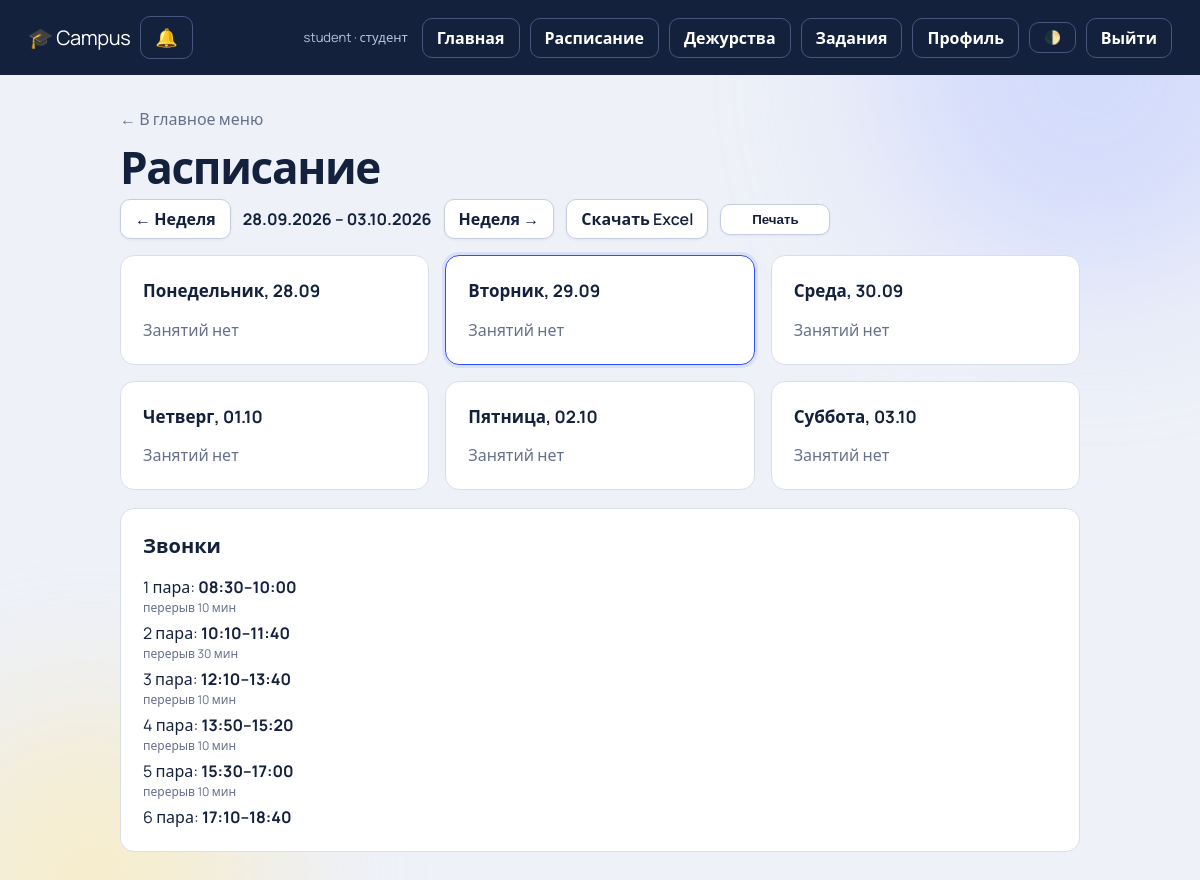
The app's page /schedule (signed in) with its own data.
### tables this page shows
CREATE TABLE bells(id INTEGER PRIMARY KEY, num INTEGER UNIQUE NOT NULL, start TEXT NOT NULL, end TEXT NOT NULL);

### campus/app.py (the view)
@app.route("/schedule")
def schedule():
    if "uid" not in session: return redirect(url_for("login"))
    d, off = db(), request.args.get("week", 0, type=int)
    gid, tid, groups = scope(d)
    mon = date.today() - timedelta(days=date.today().weekday()) + timedelta(weeks=off)
    occ = occurrences(d, mon, mon + timedelta(days=5), gid=gid, tid=tid)
    days = []
    for i in range(6):
        day = mon + timedelta(days=i); lst = [o for o in occ if o["day"] == day.isoformat()]
        if gid or tid:
            for x, y in zip(lst, lst[1:]):
                g = minutes(y["start"]) - minutes(x["end"])
                if g > 0: y["gap_label"] = gap_label(g)
        days.append(dict(date=day, lst=lst))
    is_teacher = session.get("role") == "teacher"
    return render_template("schedule.html", days=days, off=off, gid=gid if gid and gid > 0 else None, groups=groups, wd=WDF,
                           today=date.today(), bells=bell_rows(d.execute("SELECT * FROM bells ORDER BY num").fetchall()),
                           is_teacher=is_teacher, show_group_filter=bool(groups))

### campus/app.py (called while the page is built, shortened)
def db():
    if "db" not in g:
        g.db = sqlite3.connect(DB); g.db.row_factory = sqlite3.Row
        g.db.execute("PRAGMA foreign_keys=ON")
    return g.db

def minutes(t):
    h, m = map(int, t.split(":"))
    return h * 60 + m

def gap_label(m):
    return f"перерыв {m} мин" if m <= 40 else f"окно {m // 60} ч {m % 60} мин" if m % 60 else f"окно {m // 60} ч"

def occurrences(c, start, end, gid=None, tid=None):
    bells = {b["id"]: b for b in c.execute("SELECT * FROM bells")}
    rows = c.execute("""SELECT s.*, g.name gname, sub.name sname, t.name tname FROM schedule s
      JOIN groups g ON g.id=s.group_id JOIN subjects sub ON sub.id=s.subject_id JOIN users t ON t.id=s.teacher_id""").fetchall()
    ch = {(x["schedule_id"], x["day"]): x for x in c.execute(
        "SELECT c.*, u.name tname FROM changes c LEFT JOIN users u ON u.id=c.teacher_id")}
    out, d = [], start
    while d <= end:
        iso, par = d.isoformat(), 1 if d.isocalendar()[1] % 2 else 2
        for s in rows:
            if s["day"]:
                if s["day"] != iso: continue
            elif s["weekday"] != d.weekday() or s["parity"] not in (0, par):
                continue
        d += timedelta(days=1)
    out.sort(key=lambda o: (o["day"], o["start"]))
    return out

@app.context_processor
def inject():
    unread = 0
    if session.get("uid"):
        try:
            r = db().execute("SELECT COUNT(*) FROM notifications WHERE user_id=? AND read=0",
                             (session["uid"],)).fetchone()
            unread = r[0] if r else 0
        except Exception:
            unread = 0
    return dict(now=datetime.now(), WDF=WDF, notif_unread=unread)

def bell_rows(bells):
    out = []
    for i, b in enumerate(bells):
        r = dict(b)
        if i:
            g = minutes(b["start"]) - minutes(bells[i - 1]["end"])
            r["gap_label"] = gap_label(g) if g > 0 else None
        out.append(r)
    return out

def scope(d):
    r = session["role"]
    if r == "student":
        return d.execute("SELECT group_id FROM users WHERE id=?", (session["uid"],)).fetchone()[0] or -1, None, None

### templates/schedule.html (shortened to what this page needs)
{% extends "base.html" %}{% block title %}Расписание — Campus{% endblock %}
{% block content %}<a class="back" href="{{ url_for('index') }}">← В главное меню</a><h1 class="in">Расписание</h1>
<div class="wk in" style="--i:1">
<a class="btn ghost" href="{{ url_for('schedule', week=off - 1, group=gid) }}">← Неделя</a>
<b>{{ days[0].date.strftime('%d.%m.%Y') }} – {{ days[5].date.strftime('%d.%m.%Y') }}</b>
<a class="btn ghost" href="{{ url_for('schedule', week=off + 1, group=gid) }}">Неделя →</a>
<a class="btn ghost noprint" href="{{ url_for('schedule_xlsx', week=off, group=gid) }}">Скачать Excel</a>
<button class="btn ghost noprint" onclick="window.print()">Печать</button>
</div>
<div class="days">{% for dd in days %}<div class="card day in {{ 'today' if dd.date == today }}" style="--i:{{ loop.index + 1 }}" data-date="{{ dd.date.isoformat() }}"><h2>{{ wd[loop.index0] }}, {{ dd.date.strftime('%d.%m') }}</h2>
{% for o in dd.lst %}{% if o.gap_label %}<div class="gap">{{ o.gap_label }}</div>{% endif %}
<div class="it {{ o.status }}" data-start="{{ o.start }}" data-end="{{ o.end }}"><div class="it-head"><b>{{ o.num }} пара, {{ o.start }}–{{ o.end }}</b>{% if o.status == 'cancel' %}<span class="badge bad">Отменено</span>{% elif o.status == 'replace' %}<span class="badge">Замена</span>{% endif %}<span class="badge now-badge" style="display:none;background:var(--ok);color:#fff">Сейчас</span></div>
<div class="it-subj">{{ o.sname }}</div>
<div class="it-meta">
<span class="group-badge" title="Группа">{{ o.gname }}</span>
<span class="meta-item">{{ o.tname }}{% if o.status == 'replace' and o.tname != o.orig_tname %} <em>(вместо {{ o.orig_tname }})</em>{% endif %}</span>
<span class="meta-item">ауд. {{ o.room or '—' }}</span>
</div>
{% if o.note %}<div class="it-note">{{ o.note }}</div>{% endif %}
{% if is_teacher and o.status != 'cancel' %}<a class="it-link noprint" href="{{ url_for('journal', gid=o.gid, sid=o.sid) }}">Журнал →</a>{% endif %}
</div>
{% else %}<p class="sub" style="margin:0">Занятий нет</p>{% endfor %}</div>{% endfor %}</div>
<div class="card in" style="margin-top:18px"><h2>Звонки</h2>{% for b in bells %}{% if b.gap_label %}<div class="gap" style="text-align:left;margin:0 0 4px">{{ b.gap_label }}</div>{% endif %}<div>{{ b.num }} пара: <b>{{ b.start }}–{{ b.end }}</b></div>{% endfor %}</div>
{% endblock %}

### templates/base.html (shortened to what this page needs)
<!doctype html>
<html lang="ru"><head><meta charset="utf-8"><meta name="viewport" content="width=device-width,initial-scale=1,viewport-fit=cover">
<link rel="stylesheet" href="{{ url_for('static', filename='style.css') }}"><link rel="stylesheet" href="{{ url_for('static', filename='extra.css') }}">
</head>
<body><div class="blob b1"></div><div class="blob b2"></div>
{% if session.uid %}<header>
<a class="logo" href="{{ url_for('index') }}">🎓 Campus</a>
<a class="btn ghost notif-btn noprint" href="{{ url_for('notifications_page') }}" title="Уведомления" aria-label="Уведомления">🔔</a>
<nav class="nav" id="mainNav">
<span class="nav-user">{{ session.name }} · {{ {'admin':'администратор','dispatcher':'диспетчер','teacher':'преподаватель','student':'студент'}[session.role] }}</span>
<a class="btn ghost" href="{{ url_for('index') }}">Главная</a>
<a class="btn ghost" href="{{ url_for('schedule') }}">Расписание</a>
{% if session.role == 'student' %}<a class="btn ghost" href="{{ url_for('duty') }}">Дежурства</a>{% endif %}
{% if session.role in ('student', 'teacher') %}<a class="btn ghost" href="{{ url_for('homework') }}">Задания</a>{% endif %}
<a class="btn ghost" href="{{ url_for('profile') }}">Профиль</a>
<button type="button" class="btn ghost theme-btn" id="themeBtn" title="Тема">🌓</button>
<a class="btn ghost" href="{{ url_for('logout') }}">Выйти</a>
</nav>
</header>{% endif %}
<main class="wrap">{% block content %}{% endblock %}</main><div id="toast"></div>
{% block js %}{% endblock %}</body></html>

### static/style.css (style rules this page uses)
:root { --bg:#eef1f8;--ink:#14213d;--mut:#66708c;--line:#d9deec;--card:#fff;--a:#2b4eff;--hl:#ffd84d;--ok:#1fa971;--bad:#e5484d }
* { box-sizing:border-box;margin:0 }
body { font-family:Manrope,"Segoe UI",system-ui,sans-serif;background:var(--bg);color:var(--ink);min-height:100vh;line-height:1.5 }
.blob { position:fixed;z-index:-1;border-radius:50%;filter:blur(80px);opacity:.5;animation:drift 20s ease-in-out infinite }
.b1 { width:420px;height:420px;background:#b9c6ff;top:-140px;right:-100px }
header { display:flex;align-items:center;gap:16px;padding:16px 28px;background:var(--ink);color:#fff;animation:drop .6s cubic-bezier(.2,.8,.2,1) }
header .nav-user { color:#b8c0dd;font-size:13px }
.logo { font-size:20px;letter-spacing:-.02em }
.wrap { max-width:1000px;margin:0 auto;padding:32px 20px 60px }
h1 { font-size:clamp(28px,5vw,44px);letter-spacing:-.03em;line-height:1.1;margin-bottom:8px }
h2 { font-size:20px;margin-bottom:14px }
.sub { color:var(--mut);margin-bottom:24px }
.card { background:var(--card);border:1px solid var(--line);border-radius:14px;padding:22px;margin-bottom:18px }
.in { animation:up .7s cubic-bezier(.2,.8,.2,1) both;animation-delay:calc(var(--i,0)*90ms) }
.btn { display:inline-block;border:0;cursor:pointer;background:var(--a);color:#fff;padding:11px 20px;border-radius:10px;font:600 15px inherit;text-decoration:none;transition:transform .2s,box-shadow .2s }
.btn.ghost { background:transparent;border:1px solid var(--line);color:var(--ink);padding:7px 14px }
.back { color:var(--mut);text-decoration:none;display:inline-block;margin-bottom:12px }

### static/extra.css (style rules this page uses)
header a { text-decoration:none }
header { flex-wrap:wrap }
.days { display:grid;grid-template-columns:repeat(auto-fill,minmax(290px,1fr));gap:16px }
.day { margin:0 }
.day.today { border-color:var(--a);box-shadow:0 0 0 3px #2b4eff1a }
.day h2 { font-size:17px }
.gap { text-align:center;font-size:12px;color:var(--mut);margin:-2px 0 8px }
.wk { display:flex;gap:12px;align-items:center;flex-wrap:wrap;margin-bottom:16px }
.it,.ent,.li,.pill,.day { min-width:0;overflow-wrap:anywhere }
.days { grid-template-columns:repeat(auto-fill,minmax(min(100%,290px),1fr)) }
.logo { color:#fff;text-decoration:none }
.nav-user { color:#b8c0dd;font-size:13px;margin-right:4px }
header .btn.ghost, .nav .btn.ghost, .nav-toggle { color:#fff;border-color:#47557f }
.theme-btn { cursor:pointer }
* { scrollbar-width: thin; scrollbar-color: #9aa3bd transparent; }
.btn.ghost { background: #ffffff !important; border: 1.5px solid var(--line) !important; color: var(--ink) !important; box-shadow: 0 1px 3px rgba(20,33,61,.06); font-weight: 600; }
.wk .btn.ghost, .wk a.btn.ghost { background: #fff !important; border: 1.5px solid #c5cde3 !important; color: var(--ink) !important; min-width: 110px; text-align: center; }
header .btn.ghost, .nav .btn.ghost { background: transparent !important; border: 1px solid #47557f !important; color: #fff !important; box-shadow: none; }
.notif-btn { position:relative; font-size:18px; min-width:42px; justify-content:center; padding:6px 10px; color:#fff; border-color:#47557f; }
header { display:flex; align-items:center; gap:10px; flex-wrap:nowrap; }
header .logo { flex-shrink:0 }
header > .notif-btn { flex-shrink:0; margin-right:4px; }
header .nav { margin-left:auto; display:flex; align-items:center; gap:10px; flex-wrap:wrap; }

### records on screen
bells: num "1", start "08:30", end "10:00"
bells: gap_label "перерыв 10 мин", num "2", start "10:10", end "11:40"
bells: gap_label "перерыв 30 мин", num "3", start "12:10", end "13:40"
bells: gap_label "перерыв 10 мин", num "4", start "13:50", end "15:20"
bells: gap_label "перерыв 10 мин", num "5", start "15:30", end "17:00"
bells: gap_label "перерыв 10 мин", num "6", start "17:10", end "18:40"

### other values on screen
{{ session.name }} "student"
{{ days[0].date.strftime('%d.%m.%Y') }} "28.09.2026"
{{ days[5].date.strftime('%d.%m.%Y') }} "03.10.2026"
{{ wd[loop.index0] }} "Понедельник" "Вторник" "Среда" "Четверг" "Пятница" "Суббота"
{{ dd.date.strftime('%d.%m') }} "28.09" "29.09" "30.09" "01.10" "02.10" "03.10"
